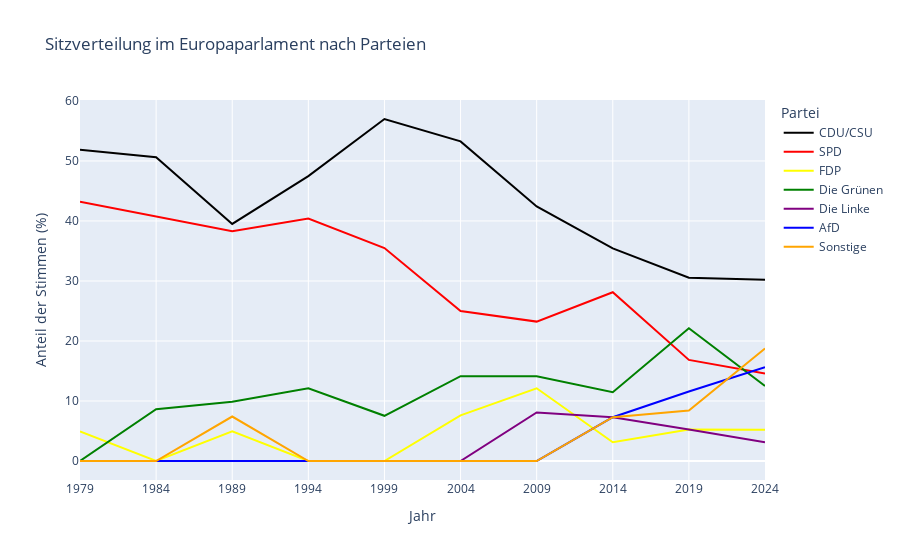

Here is the notebook cell this chart was saved with:
### Code cell
fig = px.line(df_long, x='Jahr', y='Anteil der Stimmen (%)', color='Partei', title='Sitzverteilung im Europaparlament nach Parteien', color_discrete_map=partei_farben)

fig.update_layout(
    legend_title='Partei',
    xaxis_title='Jahr',
    yaxis_title='Anteil der Stimmen (%)',
    xaxis=dict(
        dtick=5,
        tick0=1979 
    )
)
fig.show()

### Figure 1 — Plotly figure (JSON) as saved in the notebook; plotly's stock layout.template omitted (floating-point values rounded to 4 significant figures)
{"data": [{"hovertemplate": "Partei=CDU/CSU<br>Jahr=%{x}<br>Anteil der Stimmen (%)=%{y}<extra></extra>", "legendgroup": "CDU/CSU", "line": {"color": "black", "dash": "solid"}, "marker": {"symbol": "circle"}, "mode": "lines", "name": "CDU/CSU", "orientation": "v", "showlegend": true, "type": "scatter", "x": [1979, 1984, 1989, 1994, 1999, 2004, 2009, 2014, 2019, 2024], "xaxis": "x", "y": [51.85, 50.62, 39.51, 47.47, 56.99, 53.26, 42.42, 35.42, 30.53, 30.21], "yaxis": "y"}, {"hovertemplate": "Partei=SPD<br>Jahr=%{x}<br>Anteil der Stimmen (%)=%{y}<extra></extra>", "legendgroup": "SPD", "line": {"color": "red", "dash": "solid"}, "marker": {"symbol": "circle"}, "mode": "lines", "name": "SPD", "orientation": "v", "showlegend": true, "type": "scatter", "x": [1979, 1984, 1989, 1994, 1999, 2004, 2009, 2014, 2019, 2024], "xaxis": "x", "y": [43.21, 40.74, 38.27, 40.4, 35.48, 25, 23.23, 28.12, 16.84, 14.58], "yaxis": "y"}, {"hovertemplate": "Partei=FDP<br>Jahr=%{x}<br>Anteil der Stimmen (%)=%{y}<extra></extra>", "legendgroup": "FDP", "line": {"color": "yellow", "dash": "solid"}, "marker": {"symbol": "circle"}, "mode": "lines", "name": "FDP", "orientation": "v", "showlegend": true, "type": "scatter", "x": [1979, 1984, 1989, 1994, 1999, 2004, 2009, 2014, 2019, 2024], "xaxis": "x", "y": [4.94, 0, 4.94, 0, 0, 7.61, 12.12, 3.12, 5.26, 5.21], "yaxis": "y"}, {"hovertemplate": "Partei=Die Grünen<br>Jahr=%{x}<br>Anteil der Stimmen (%)=%{y}<extra></extra>", "legendgroup": "Die Grünen", "line": {"color": "green", "dash": "solid"}, "marker": {"symbol": "circle"}, "mode": "lines", "name": "Die Grünen", "orientation": "v", "showlegend": true, "type": "scatter", "x": [1979, 1984, 1989, 1994, 1999, 2004, 2009, 2014, 2019, 2024], "xaxis": "x", "y": [0, 8.64, 9.88, 12.12, 7.53, 14.13, 14.14, 11.46, 22.11, 12.5], "yaxis": "y"}, {"hovertemplate": "Partei=Die Linke<br>Jahr=%{x}<br>Anteil der Stimmen (%)=%{y}<extra></extra>", "legendgroup": "Die Linke", "line": {"color": "purple", "dash": "solid"}, "marker": {"symbol": "circle"}, "mode": "lines", "name": "Die Linke", "orientation": "v", "showlegend": true, "type": "scatter", "x": [1979, 1984, 1989, 1994, 1999, 2004, 2009, 2014, 2019, 2024], "xaxis": "x", "y": [0, 0, 0, 0, 0, 0, 8.08, 7.29, 5.26, 3.12], "yaxis": "y"}, {"hovertemplate": "Partei=AfD<br>Jahr=%{x}<br>Anteil der Stimmen (%)=%{y}<extra></extra>", "legendgroup": "AfD", "line": {"color": "blue", "dash": "solid"}, "marker": {"symbol": "circle"}, "mode": "lines", "name": "AfD", "orientation": "v", "showlegend": true, "type": "scatter", "x": [1979, 1984, 1989, 1994, 1999, 2004, 2009, 2014, 2019, 2024], "xaxis": "x", "y": [0, 0, 0, 0, 0, 0, 0, 7.29, 11.58, 15.62], "yaxis": "y"}, {"hovertemplate": "Partei=Sonstige<br>Jahr=%{x}<br>Anteil der Stimmen (%)=%{y}<extra></extra>", "legendgroup": "Sonstige", "line": {"color": "orange", "dash": "solid"}, "marker": {"symbol": "circle"}, "mode": "lines", "name": "Sonstige", "orientation": "v", "showlegend": true, "type": "scatter", "x": [1979, 1984, 1989, 1994, 1999, 2004, 2009, 2014, 2019, 2024], "xaxis": "x", "y": [0, 0, 7.41, 0, 0, 0, 0, 7.29, 8.42, 18.75], "yaxis": "y"}], "layout": {"legend": {"title": {"text": "Partei"}, "tracegroupgap": 0}, "title": {"text": "Sitzverteilung im Europaparlament nach Parteien"}, "xaxis": {"anchor": "y", "domain": [0, 1], "dtick": 5, "tick0": 1979, "title": {"text": "Jahr"}}, "yaxis": {"anchor": "x", "domain": [0, 1], "title": {"text": "Anteil der Stimmen (%)"}}}}
